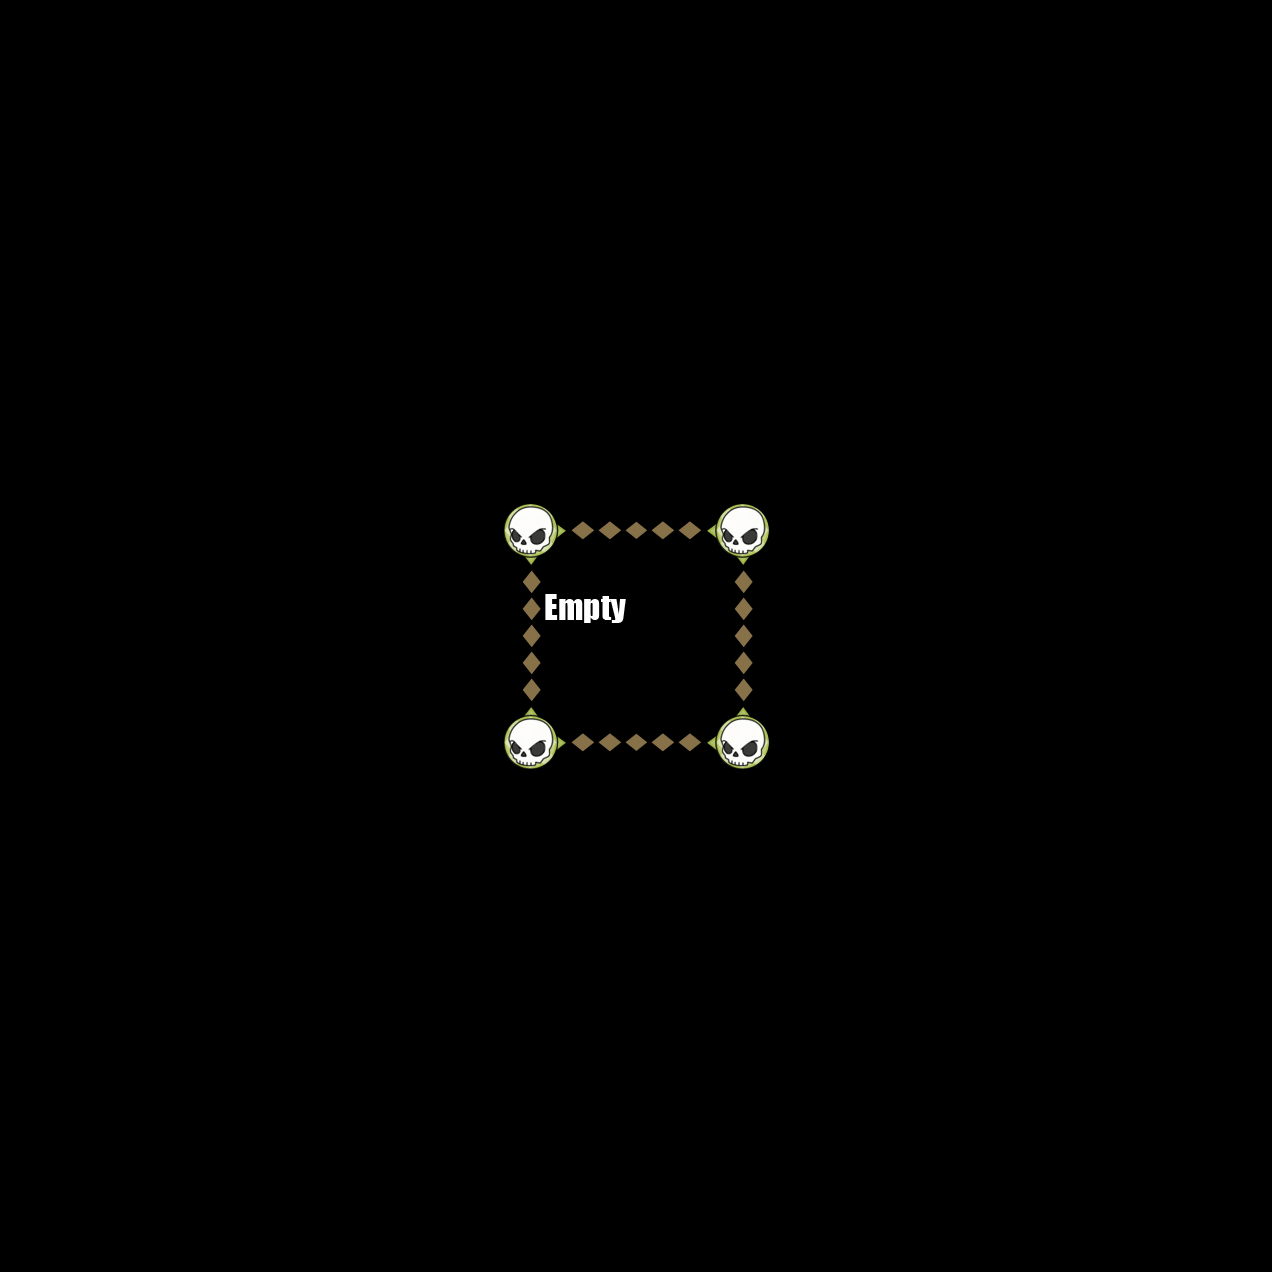

Tiled map render using the project's own tile images. Description and the map definition, with tile-layer contents summarised, below:
An orthogonal 6x6 tile map with 212x212 px tiles, 6 tile layers (Down, Up, Left, Right, ...).

<map version="1.0" orientation="orthogonal" width="6" height="6" tilewidth="212" tileheight="212">
 <tileset firstgid="1" name="TileGraphic_Final-ipadhd" tilewidth="212" tileheight="212">
  <image source="TileGraphic_Final-ipadhd.png" width="636" height="1060" />
  <tile id="0">
   <properties>
    <property name="LineFilled" value="True" />
   </properties>
  </tile>
  <tile id="2">
   <properties>
    <property name="Item" value="TreasureBox" />
   </properties>
  </tile>
  <tile id="4">
   <properties>
    <property name="RowFilled" value="True" />
   </properties>
  </tile>
  <tile id="6">
   <properties>
    <property name="Item" value="CannonLeft" />
   </properties>
  </tile>
  <tile id="7">
   <properties>
    <property name="Item" value="ShipRight" />
   </properties>
  </tile>
  <tile id="8">
   <properties>
    <property name="Item" value="MapOne" />
   </properties>
  </tile>
  <tile id="9">
   <properties>
    <property name="Item" value="CannonRight" />
   </properties>
  </tile>
  <tile id="10">
   <properties>
    <property name="Item" value="ShipLeft" />
   </properties>
  </tile>
  <tile id="11">
   <properties>
    <property name="Item" value="MapTwo" />
   </properties>
  </tile>
  <tile id="12">
   <properties>
    <property name="Item" value="Empty" />
   </properties>
  </tile>
 </tileset>
 <layer name="Down" width="6" height="6">
  <data>[36 cells, 2 non-empty, 1 distinct tile ids]</data>
 </layer>
 <layer name="Up" width="6" height="6">
  <data>[36 cells, 2 non-empty, 1 distinct tile ids]</data>
 </layer>
 <layer name="Left" width="6" height="6">
  <data>[36 cells, 2 non-empty, 1 distinct tile ids]</data>
 </layer>
 <layer name="Right" width="6" height="6">
  <data>[36 cells, 2 non-empty, 1 distinct tile ids]</data>
 </layer>
 <layer name="Dots" width="6" height="6">
  <data>[36 cells, 4 non-empty, 1 distinct tile ids]</data>
 </layer>
 <layer name="Items" width="6" height="6">
  <data>[36 cells, 1 non-empty, 1 distinct tile ids]</data>
 </layer>
</map>
